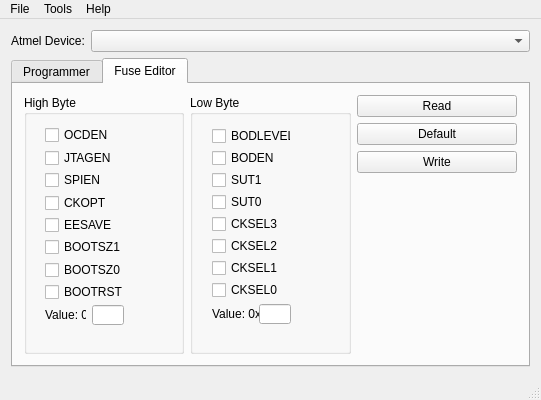
<?xml version="1.0" encoding="UTF-8"?>
<ui version="4.0">
 <class>USBtinyISPGUIClass</class>
 <widget class="QMainWindow" name="USBtinyISPGUIClass">
  <property name="geometry">
   <rect>
    <x>0</x>
    <y>0</y>
    <width>541</width>
    <height>400</height>
   </rect>
  </property>
  <property name="minimumSize">
   <size>
    <width>490</width>
    <height>387</height>
   </size>
  </property>
  <property name="maximumSize">
   <size>
    <width>490000</width>
    <height>387000</height>
   </size>
  </property>
  <property name="windowTitle">
   <string>USBtinyISP GUI</string>
  </property>
  <property name="windowIcon">
   <iconset resource="resource.qrc">
    <normaloff>:/icons/usbtinyisp-gui-48x48.png</normaloff>:/icons/usbtinyisp-gui-48x48.png</iconset>
  </property>
  <property name="iconSize">
   <size>
    <width>32</width>
    <height>32</height>
   </size>
  </property>
  <widget class="QWidget" name="centralWidget">
   <layout class="QHBoxLayout" name="horizontalLayout_12">
    <item>
     <layout class="QVBoxLayout" name="verticalLayout_12">
      <item>
       <layout class="QHBoxLayout" name="horizontalLayout_4">
        <item>
         <widget class="QLabel" name="label_2">
          <property name="text">
           <string>Atmel Device:</string>
          </property>
         </widget>
        </item>
        <item>
         <widget class="QComboBox" name="microcontrollerComboBox">
          <property name="sizePolicy">
           <sizepolicy hsizetype="Expanding" vsizetype="Fixed">
            <horstretch>0</horstretch>
            <verstretch>0</verstretch>
           </sizepolicy>
          </property>
         </widget>
        </item>
       </layout>
      </item>
      <item>
       <widget class="QTabWidget" name="tabWidget">
        <property name="currentIndex">
         <number>1</number>
        </property>
        <widget class="QWidget" name="tab">
         <attribute name="title">
          <string>Programmer</string>
         </attribute>
         <layout class="QHBoxLayout" name="horizontalLayout_11">
          <item>
           <layout class="QVBoxLayout" name="verticalLayout_11">
            <item>
             <spacer name="verticalSpacer_2">
              <property name="orientation">
               <enum>Qt::Vertical</enum>
              </property>
              <property name="sizeHint" stdset="0">
               <size>
                <width>20</width>
                <height>40</height>
               </size>
              </property>
             </spacer>
            </item>
            <item>
             <layout class="QVBoxLayout" name="verticalLayout">
              <item>
               <widget class="QGroupBox" name="groupBox">
                <property name="title">
                 <string>Action:</string>
                </property>
                <layout class="QHBoxLayout" name="horizontalLayout_3">
                 <item>
                  <layout class="QHBoxLayout" name="horizontalLayout_2">
                   <item>
                    <widget class="QRadioButton" name="programRadioButton">
                     <property name="text">
                      <string>Program Memory</string>
                     </property>
                    </widget>
                   </item>
                   <item>
                    <widget class="QRadioButton" name="erraseRadioButton">
                     <property name="text">
                      <string>Erase Memory</string>
                     </property>
                    </widget>
                   </item>
                   <item>
                    <widget class="QComboBox" name="memoryComboBox">
                     <item>
                      <property name="text">
                       <string>Flash</string>
                      </property>
                     </item>
                     <item>
                      <property name="text">
                       <string>EEPROM</string>
                      </property>
                     </item>
                    </widget>
                   </item>
                  </layout>
                 </item>
                </layout>
               </widget>
              </item>
              <item>
               <widget class="QGroupBox" name="selectFileGroupBox">
                <property name="title">
                 <string>Select File:</string>
                </property>
                <layout class="QHBoxLayout" name="horizontalLayout_8">
                 <item>
                  <layout class="QVBoxLayout" name="verticalLayout_2">
                   <item>
                    <layout class="QHBoxLayout" name="horizontalLayout">
                     <item>
                      <widget class="QLabel" name="label">
                       <property name="text">
                        <string>HEX File:</string>
                       </property>
                      </widget>
                     </item>
                     <item>
                      <widget class="QLineEdit" name="HEXFileLineEdit">
                       <property name="minimumSize">
                        <size>
                         <width>290</width>
                         <height>20</height>
                        </size>
                       </property>
                      </widget>
                     </item>
                     <item>
                      <widget class="QPushButton" name="openPushButton">
                       <property name="text">
                        <string>Open</string>
                       </property>
                      </widget>
                     </item>
                    </layout>
                   </item>
                   <item>
                    <layout class="QHBoxLayout" name="horizontalLayout_7">
                     <item>
                      <spacer name="horizontalSpacer">
                       <property name="orientation">
                        <enum>Qt::Horizontal</enum>
                       </property>
                       <property name="sizeHint" stdset="0">
                        <size>
                         <width>338</width>
                         <height>20</height>
                        </size>
                       </property>
                      </spacer>
                     </item>
                     <item>
                      <widget class="QPushButton" name="startPushButton">
                       <property name="minimumSize">
                        <size>
                         <width>75</width>
                         <height>23</height>
                        </size>
                       </property>
                       <property name="text">
                        <string>Start</string>
                       </property>
                      </widget>
                     </item>
                    </layout>
                   </item>
                  </layout>
                 </item>
                </layout>
               </widget>
              </item>
             </layout>
            </item>
            <item>
             <spacer name="verticalSpacer_3">
              <property name="orientation">
               <enum>Qt::Vertical</enum>
              </property>
              <property name="sizeHint" stdset="0">
               <size>
                <width>20</width>
                <height>40</height>
               </size>
              </property>
             </spacer>
            </item>
           </layout>
          </item>
         </layout>
        </widget>
        <widget class="QWidget" name="tab_2">
         <attribute name="title">
          <string>Fuse Editor</string>
         </attribute>
         <layout class="QHBoxLayout" name="horizontalLayout_10">
          <item>
           <layout class="QHBoxLayout" name="horizontalLayout_9">
            <item>
             <widget class="QGroupBox" name="groupBox_2">
              <property name="title">
               <string>High Byte</string>
              </property>
              <widget class="QWidget" name="layoutWidget">
               <property name="geometry">
                <rect>
                 <x>10</x>
                 <y>20</y>
                 <width>101</width>
                 <height>221</height>
                </rect>
               </property>
               <layout class="QVBoxLayout" name="verticalLayout_4">
                <item>
                 <layout class="QVBoxLayout" name="verticalLayout_3">
                  <item>
                   <widget class="QCheckBox" name="checkBox_1">
                    <property name="minimumSize">
                     <size>
                      <width>0</width>
                      <height>18</height>
                     </size>
                    </property>
                    <property name="text">
                     <string>OCDEN</string>
                    </property>
                   </widget>
                  </item>
                  <item>
                   <widget class="QCheckBox" name="checkBox_2">
                    <property name="minimumSize">
                     <size>
                      <width>0</width>
                      <height>18</height>
                     </size>
                    </property>
                    <property name="text">
                     <string>JTAGEN</string>
                    </property>
                   </widget>
                  </item>
                  <item>
                   <widget class="QCheckBox" name="checkBox_3">
                    <property name="minimumSize">
                     <size>
                      <width>0</width>
                      <height>18</height>
                     </size>
                    </property>
                    <property name="text">
                     <string>SPIEN</string>
                    </property>
                   </widget>
                  </item>
                  <item>
                   <widget class="QCheckBox" name="checkBox_4">
                    <property name="minimumSize">
                     <size>
                      <width>0</width>
                      <height>18</height>
                     </size>
                    </property>
                    <property name="text">
                     <string>CKOPT</string>
                    </property>
                   </widget>
                  </item>
                  <item>
                   <widget class="QCheckBox" name="checkBox_5">
                    <property name="minimumSize">
                     <size>
                      <width>0</width>
                      <height>18</height>
                     </size>
                    </property>
                    <property name="text">
                     <string>EESAVE</string>
                    </property>
                   </widget>
                  </item>
                  <item>
                   <widget class="QCheckBox" name="checkBox_6">
                    <property name="minimumSize">
                     <size>
                      <width>0</width>
                      <height>18</height>
                     </size>
                    </property>
                    <property name="text">
                     <string>BOOTSZ1</string>
                    </property>
                   </widget>
                  </item>
                  <item>
                   <widget class="QCheckBox" name="checkBox_7">
                    <property name="minimumSize">
                     <size>
                      <width>0</width>
                      <height>18</height>
                     </size>
                    </property>
                    <property name="text">
                     <string>BOOTSZ0</string>
                    </property>
                   </widget>
                  </item>
                  <item>
                   <widget class="QCheckBox" name="checkBox_8">
                    <property name="minimumSize">
                     <size>
                      <width>0</width>
                      <height>18</height>
                     </size>
                    </property>
                    <property name="text">
                     <string>BOOTRST</string>
                    </property>
                   </widget>
                  </item>
                 </layout>
                </item>
                <item>
                 <layout class="QHBoxLayout" name="horizontalLayout_5">
                  <item>
                   <widget class="QLabel" name="label_3">
                    <property name="text">
                     <string>Value: 0x</string>
                    </property>
                   </widget>
                  </item>
                  <item>
                   <widget class="QLineEdit" name="highByteLineEdit">
                    <property name="minimumSize">
                     <size>
                      <width>32</width>
                      <height>20</height>
                     </size>
                    </property>
                    <property name="maximumSize">
                     <size>
                      <width>32</width>
                      <height>20</height>
                     </size>
                    </property>
                   </widget>
                  </item>
                 </layout>
                </item>
               </layout>
              </widget>
             </widget>
            </item>
            <item>
             <widget class="QGroupBox" name="groupBox_3">
              <property name="title">
               <string>Low Byte</string>
              </property>
              <widget class="QWidget" name="layoutWidget">
               <property name="geometry">
                <rect>
                 <x>11</x>
                 <y>22</y>
                 <width>101</width>
                 <height>218</height>
                </rect>
               </property>
               <layout class="QVBoxLayout" name="verticalLayout_6">
                <item>
                 <layout class="QVBoxLayout" name="verticalLayout_5">
                  <item>
                   <widget class="QCheckBox" name="checkBox_9">
                    <property name="maximumSize">
                     <size>
                      <width>16777215</width>
                      <height>18</height>
                     </size>
                    </property>
                    <property name="text">
                     <string>BODLEVEL</string>
                    </property>
                   </widget>
                  </item>
                  <item>
                   <widget class="QCheckBox" name="checkBox_10">
                    <property name="maximumSize">
                     <size>
                      <width>16777215</width>
                      <height>18</height>
                     </size>
                    </property>
                    <property name="text">
                     <string>BODEN</string>
                    </property>
                   </widget>
                  </item>
                  <item>
                   <widget class="QCheckBox" name="checkBox_11">
                    <property name="maximumSize">
                     <size>
                      <width>16777215</width>
                      <height>18</height>
                     </size>
                    </property>
                    <property name="text">
                     <string>SUT1</string>
                    </property>
                   </widget>
                  </item>
                  <item>
                   <widget class="QCheckBox" name="checkBox_12">
                    <property name="maximumSize">
                     <size>
                      <width>16777215</width>
                      <height>18</height>
                     </size>
                    </property>
                    <property name="text">
                     <string>SUT0</string>
                    </property>
                   </widget>
                  </item>
                  <item>
                   <widget class="QCheckBox" name="checkBox_13">
                    <property name="maximumSize">
                     <size>
                      <width>16777215</width>
                      <height>18</height>
                     </size>
                    </property>
                    <property name="text">
                     <string>CKSEL3</string>
                    </property>
                   </widget>
                  </item>
                  <item>
                   <widget class="QCheckBox" name="checkBox_14">
                    <property name="maximumSize">
                     <size>
                      <width>16777215</width>
                      <height>18</height>
                     </size>
                    </property>
                    <property name="text">
                     <string>CKSEL2</string>
                    </property>
                   </widget>
                  </item>
                  <item>
                   <widget class="QCheckBox" name="checkBox_15">
                    <property name="maximumSize">
                     <size>
                      <width>16777215</width>
                      <height>18</height>
                     </size>
                    </property>
                    <property name="text">
                     <string>CKSEL1</string>
                    </property>
                   </widget>
                  </item>
                  <item>
                   <widget class="QCheckBox" name="checkBox_16">
                    <property name="maximumSize">
                     <size>
                      <width>16777215</width>
                      <height>18</height>
                     </size>
                    </property>
                    <property name="text">
                     <string>CKSEL0</string>
                    </property>
                   </widget>
                  </item>
                 </layout>
                </item>
                <item>
                 <layout class="QHBoxLayout" name="horizontalLayout_6">
                  <item>
                   <widget class="QLabel" name="label_4">
                    <property name="minimumSize">
                     <size>
                      <width>59</width>
                      <height>20</height>
                     </size>
                    </property>
                    <property name="maximumSize">
                     <size>
                      <width>59</width>
                      <height>20</height>
                     </size>
                    </property>
                    <property name="text">
                     <string>Value: 0x</string>
                    </property>
                   </widget>
                  </item>
                  <item>
                   <widget class="QLineEdit" name="lowByteLineEdit">
                    <property name="minimumSize">
                     <size>
                      <width>32</width>
                      <height>20</height>
                     </size>
                    </property>
                    <property name="maximumSize">
                     <size>
                      <width>32</width>
                      <height>20</height>
                     </size>
                    </property>
                   </widget>
                  </item>
                 </layout>
                </item>
               </layout>
              </widget>
             </widget>
            </item>
            <item>
             <layout class="QVBoxLayout" name="verticalLayout_10">
              <item>
               <widget class="QPushButton" name="readPushButton">
                <property name="text">
                 <string>Read</string>
                </property>
               </widget>
              </item>
              <item>
               <widget class="QPushButton" name="defaultPushButton">
                <property name="text">
                 <string>Default</string>
                </property>
               </widget>
              </item>
              <item>
               <widget class="QPushButton" name="writePushButton">
                <property name="text">
                 <string>Write</string>
                </property>
               </widget>
              </item>
              <item>
               <spacer name="verticalSpacer">
                <property name="orientation">
                 <enum>Qt::Vertical</enum>
                </property>
                <property name="sizeHint" stdset="0">
                 <size>
                  <width>20</width>
                  <height>138</height>
                 </size>
                </property>
               </spacer>
              </item>
             </layout>
            </item>
           </layout>
          </item>
         </layout>
        </widget>
       </widget>
      </item>
     </layout>
    </item>
   </layout>
  </widget>
  <widget class="QMenuBar" name="menuBar">
   <property name="geometry">
    <rect>
     <x>0</x>
     <y>0</y>
     <width>541</width>
     <height>20</height>
    </rect>
   </property>
   <widget class="QMenu" name="menuFile">
    <property name="title">
     <string>File</string>
    </property>
    <addaction name="actionConfigure"/>
    <addaction name="separator"/>
    <addaction name="actionExit"/>
   </widget>
   <widget class="QMenu" name="menuTools">
    <property name="title">
     <string>Tools</string>
    </property>
    <addaction name="actionDevice_Info"/>
    <addaction name="separator"/>
    <addaction name="actionConvertor"/>
   </widget>
   <widget class="QMenu" name="menuHelp">
    <property name="title">
     <string>Help</string>
    </property>
    <addaction name="actionAbout"/>
    <addaction name="separator"/>
    <addaction name="actionAbout_Qt"/>
   </widget>
   <addaction name="menuFile"/>
   <addaction name="menuTools"/>
   <addaction name="menuHelp"/>
  </widget>
  <widget class="QStatusBar" name="statusBar"/>
  <action name="actionConfigure">
   <property name="icon">
    <iconset>
     <normaloff>../../../icons/configure.png</normaloff>../../../icons/configure.png</iconset>
   </property>
   <property name="text">
    <string>&amp;Configure</string>
   </property>
  </action>
  <action name="actionExit">
   <property name="icon">
    <iconset>
     <normaloff>../../../icons/exit.png</normaloff>../../../icons/exit.png</iconset>
   </property>
   <property name="text">
    <string>&amp;Exit</string>
   </property>
  </action>
  <action name="actionConvertor">
   <property name="icon">
    <iconset>
     <normaloff>../../../icons/refresh.png</normaloff>../../../icons/refresh.png</iconset>
   </property>
   <property name="text">
    <string>Convertor</string>
   </property>
  </action>
  <action name="actionDevice_Info">
   <property name="text">
    <string>Device Info</string>
   </property>
  </action>
  <action name="actionAbout">
   <property name="text">
    <string>About</string>
   </property>
  </action>
  <action name="actionAbout_Qt">
   <property name="text">
    <string>About Qt</string>
   </property>
  </action>
 </widget>
 <layoutdefault spacing="6" margin="11"/>
 <resources>
  <include location="resource.qrc"/>
 </resources>
 <connections/>
</ui>
